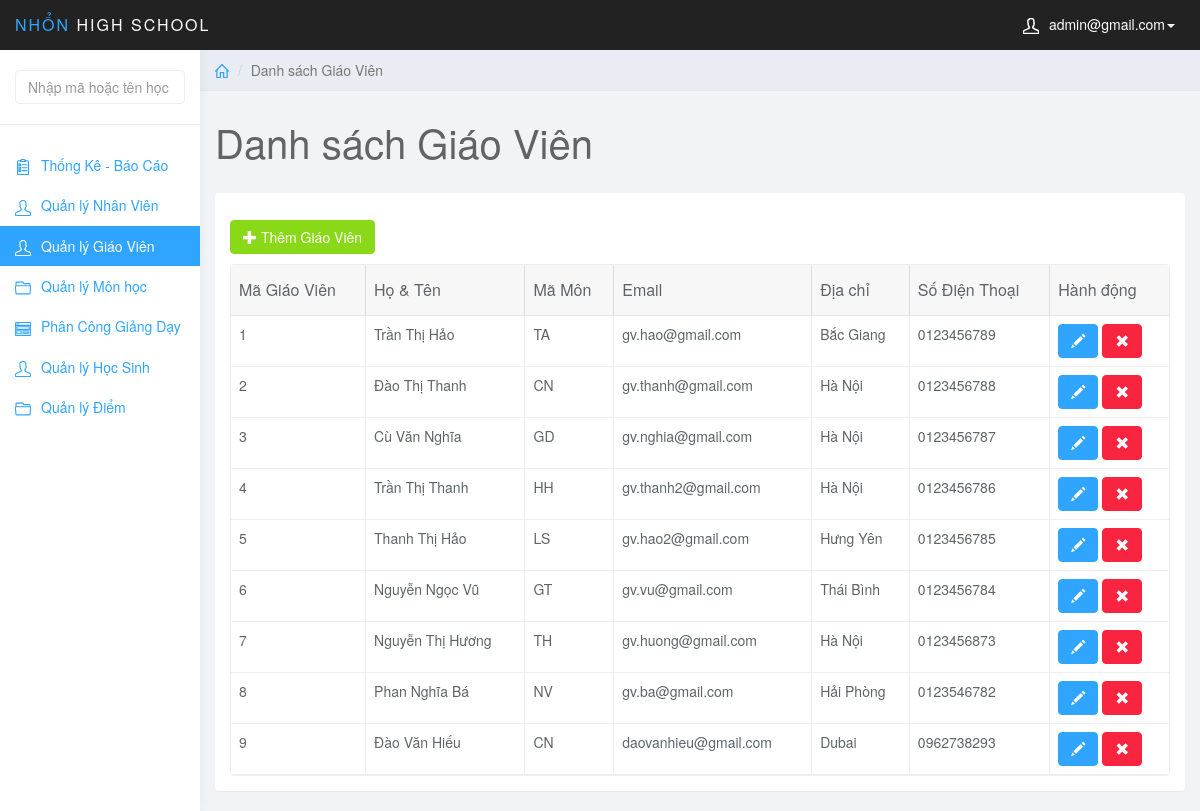
The app's page /admin/index.php?page=teacher (signed in) with its own data.
### tables this page shows
CREATE TABLE `giaovien` (
  `MaGV` int NOT NULL,
  `MaMonHoc` varchar(5) NOT NULL,
  `TenGV` varchar(50) NOT NULL,
  `DiaChi` varchar(50) NOT NULL,
  `SDT` varchar(11) NOT NULL,
  `gv_mail` varchar(50) NOT NULL,
  `gv_pass` varchar(50) NOT NULL,
  PRIMARY KEY (`MaGV`),
  UNIQUE KEY `SDT` (`SDT`),
  KEY `fk_gv_mh` (`MaMonHoc`),
  CONSTRAINT `fk_gv_mh` FOREIGN KEY (`MaMonHoc`) REFERENCES `monhoc` (`MaMonHoc`)
);

### admin/teacher.php (the view, shortened to what this page needs)
<?php
$sql = "SELECT * FROM giaovien ORDER BY MaGV ASC";
$query = mysqli_query($conn, $sql);
?>
<div class="col-sm-9 col-sm-offset-3 col-lg-10 col-lg-offset-2 main">
    <div class="row">
        <ol class="breadcrumb">
            <li><a href="index.php"><svg class="glyph stroked home">
                        <use xlink:href="#stroked-home"></use>
                    </svg></a></li>
            <li class="active">Danh sách Giáo Viên</li>
        </ol>
    </div>
    <div class="row">
        <div class="col-lg-12">
            <h1 class="page-header">Danh sách Giáo Viên</h1>
        </div>
    </div>
    <div id="toolbar" class="btn-group">
        <a href="index.php?page=add_teacher" class="btn btn-success">
            <i class="glyphicon glyphicon-plus"></i> Thêm Giáo Viên
        </a>
    </div>
    <div class="row">
        <div class="col-lg-12">
            <div class="panel panel-default">
                <div class="panel-body">
                    <table data-toolbar="#toolbar" data-toggle="table">
                        <thead>
                            <tr>
                                <th data-field="id" data-sortable="true">Mã Giáo Viên</th>
                                <th data-field="name" data-sortable="true">Họ & Tên</th>
                                <th>Mã Môn</th>
                                <th data-field="price" data-sortable="true">Email</th>
                                <th>Địa chỉ</th>
                                <th>Số Điện Thoại</th>
                                <th>Hành động</th>
                            </tr>
                        </thead>
                        <tbody>
                            <?php while ($row = mysqli_fetch_assoc($query)) {
                            ?>
                            <tr>
                                <td style=""><?php echo $row['MaGV']; ?></td>
                                <td style=""><?php echo $row['TenGV']; ?></td>
                                <td style=""><?php echo $row['MaMonHoc']; ?></td>
                                <td style=""><?php echo $row['gv_mail']; ?></td>
                                <td style=""><?php echo $row['DiaChi']; ?></td>
                                <td style=""><?php echo $row['SDT']; ?></td>
                                <td class="form-group">
                                    <a href="index.php?page=edit_teacher&teacher_id=<?php echo $row['MaGV']; ?>"
                                        class="btn btn-primary"><i class="glyphicon glyphicon-pencil"></i></a>
                                    <a onclick=" return thongbao();"
                                        href="del_teacher.php?teacher_id=<?php echo $row['MaGV']; ?>"
                                        class="btn btn-danger"><i class="glyphicon glyphicon-remove"></i></a>
                                </td>
                            </tr>
                            <?php } ?>
                        </tbody>
                    </table>
                </div>
            </div>
        </div>
    </div>
</div>

### admin/index.php (shortened to what this page needs)
<?php
if (isset($_SESSION['mail_user'])) {
    include_once('admin.php');
} elseif (isset($_SESSION['mail_gv'])) {
    include_once('../teacher/home_gv.php');
} else {
    include_once('login.php');
}

### admin/admin.php (shortened to what this page needs)
<!DOCTYPE html>
<html>
<head>
	<link href="css/bootstrap.min.css" rel="stylesheet">
	<link href="css/datepicker3.css" rel="stylesheet">
	<link href="css/bootstrap-table.css" rel="stylesheet">
	<link href="css/styles.css" rel="stylesheet">
</head>
<body>
	<nav class="navbar navbar-inverse navbar-fixed-top" role="navigation">
		<div class="container-fluid">
			<div class="navbar-header">
				<a class="navbar-brand" href="index.php?page=admin"><span>Nhổn</span> High School</a>
				<ul class="user-menu">
					<li class="dropdown pull-right">
						<a href="#" class="dropdown-toggle" data-toggle="dropdown"><svg class="glyph stroked male-user">
								<use xlink:href="#stroked-male-user"></use>
							</svg><?php echo $_SESSION['mail_user'] ?><span class="caret"></span></a>
					</li>
				</ul>
			</div>
		</div>
	</nav>
	<div id="sidebar-collapse" class="col-sm-3 col-lg-2 sidebar">
		<?php include_once('search_box.php'); ?>
		<ul class="nav menu">
			<li class="<?php if ($_GET['page'] == "admin") {
							echo "active";
						} ?>"><a href="index.php?page=admin"><svg class="glyph stroked clipboard with paper">
						<use xlink:href="#stroked-clipboard-with-paper" />
					</svg>Thống Kê - Báo Cáo</a></li>
			<li class="<?php if ($_GET['page'] == "user") {
							echo "active";
						} ?>"><a href="index.php?page=user"><svg class="glyph stroked male user ">
						<use xlink:href="#stroked-male-user" />
					</svg>Quản lý Nhân Viên</a></li>
			<li class="<?php if ($_GET['page'] == "teacher") {
							echo "active";
						} ?>"><a href="index.php?page=teacher"><svg class="glyph stroked male user ">
						<use xlink:href="#stroked-male-user" />
					</svg>Quản lý Giáo Viên</a></li>
			<li class="<?php if ($_GET['page'] == "monhoc") {
							echo "active";
						} ?>"><a href="index.php?page=monhoc"><svg class="glyph stroked male user ">
						<use xlink:href="#stroked-open-folder" />
					</svg>Quản lý Môn học</a></li>
			<li class="<?php if ($_GET['page'] == "assigned") {
							echo "active";
						} ?>"><a href="index.php?page=assigned"><svg class="glyph stroked male user ">
						<use xlink:href="#stroked-app-window-with-content" />
					</svg>Phân Công Giảng Dạy</a></li>
			<li class="<?php if ($_GET['page'] == "class") {
							echo "active";
						} ?>"><a href="index.php?page=class"><svg class="glyph stroked male user ">
						<use xlink:href="#stroked-male-user" />
					</svg>Quản lý Học Sinh</a></li>
			<li class="<?php if ($_GET['page'] == "diem") {
							echo "active";
						} ?>"><a href="index.php?page=diem"><svg class="glyph stroked open folder">
						<use xlink:href="#stroked-open-folder" />
					</svg>Quản lý Điểm</a></li>
		</ul>
	</div>
	<?php
	if (isset($_GET['page'])) {
		switch ($_GET['page']) {
			case 'teacher':
				include_once('teacher.php');
				break;
		}
	} else {
		include_once('statistic.php');
	}
	?>
</body>
</html>

### admin/search_box.php (shortened to what this page needs)
<form action="index.php" method="GET" role="search">
    <div class="form-group">
        <input name="keyword" type="text" class="form-control" placeholder="Nhập mã hoặc tên học sinh cần tìm">
    </div>
</form>

### admin/css/styles.css (style rules this page uses)
body { background: #f1f4f7; padding-top: 50px; color: #5f6468; }
a, a:hover, a:focus { color: #30a5ff; }
h1, h2, h3, h4, h5, h6 { color: #5f6468; }
h1 { font-weight: 300; font-size: 40px; }
.form-control { border: 1px solid #eee; box-shadow: none; }
.navbar-header .navbar-brand { color: #fff; font-size: 16px; text-transform: uppercase; font-weight: 500; letter-spacing: 2px; }
.navbar-header .navbar-brand span { color: #30a5ff; }
.btn-primary, .btn-primary:hover, .btn-primary:focus, .btn-primary:active, .btn-primary.active, .open > .dropdown-toggle.btn-primary, .btn-primary.disabled, .btn-primary[disabled], fieldset[disabled] .btn-primary, .btn-primary.disabled:hover, .btn-primary[disabled]:hover, fieldset[disabled] .btn-primary:hover, .btn-primary.disabled:focus, .btn-primary[disabled]:focus, fieldset[disabled] .btn-primary:focus, .btn-primary.disabled:active, .btn-primary[disabled]:active, fieldset[disabled] .btn-primary:active, .btn-primary.disabled.active, .btn-primary[disabled].active, fieldset[disabled] .btn-primary.active { background-color: #30a5ff; border-color: #30a5ff; }
.btn-success, .btn-success:hover, .btn-success:focus, .btn-success:active, .btn-success.active, .open > .dropdown-toggle.btn-success, .btn-success.disabled, .btn-success[disabled], fieldset[disabled] .btn-success, .btn-success.disabled:hover, .btn-success[disabled]:hover, fieldset[disabled] .btn-success:hover, .btn-success.disabled:focus, .btn-success[disabled]:focus, fieldset[disabled] .btn-success:focus, .btn-success.disabled:active, .btn-success[disabled]:active, fieldset[disabled] .btn-success:active, .btn-success.disabled.active, .btn-success[disabled].active, fieldset[disabled] .btn-success.active { background-color: #8ad919; border-color: #8ad919; }
.btn-danger, .btn-danger:hover, .btn-danger:focus, .btn-danger:active, .btn-danger.active, .open > .dropdown-toggle.btn-danger, .btn-danger.disabled, .btn-danger[disabled], fieldset[disabled] .btn-danger, .btn-danger.disabled:hover, .btn-danger[disabled]:hover, fieldset[disabled] .btn-danger:hover, .btn-danger.disabled:focus, .btn-danger[disabled]:focus, fieldset[disabled] .btn-danger:focus, .btn-danger.disabled:active, .btn-danger[disabled]:active, fieldset[disabled] .btn-danger:active, .btn-danger.disabled.active, .btn-danger[disabled].active, fieldset[disabled] .btn-danger.active { background-color: #f9243f; border-color: #f9243f; }
.panel { border: 0; }
.navbar { border: 0; }
.user-menu { display: inline-block; margin-top: 14px; margin-right: 10px; float: right; list-style: none; padding: 0; }
.user-menu a { color: #fff; }
.sidebar { display: block; background-color: #fff; padding: 0; display: none; }
.sidebar form { padding: 20px 15px 5px 15px; border-bottom: 1px solid #eee; margin-bottom: 20px; }
@media (min-width: 768px) { .sidebar { display: block; position: fixed; top: 50px; bottom: 0; left: 0; z-index: 1000; display: block; margin: 0; padding: 0; overflow-x: hidden; overflow-y: auto; background-color: #fff; box-shadow: 1px 0px 10px rgba(0, 0, 0, .05); } }
@media (min-width: 768px) { .navbar-header { width: 100%; } }
.sidebar ul.nav .active a, .sidebar ul.nav li.parent a.active, .sidebar ul.nav .active > a:hover, .sidebar ul.nav li.parent a.active:hover, .sidebar ul.nav .active > a:focus, .sidebar ul.nav li.parent a.active:focus { color: #fff; background-color: #30a5ff; }
.breadcrumb { border-radius: 0; padding: 10px 15px; background: #e9ecf2; box-shadow: 0 1px 1px rgba(0, 0, 0, .05); margin: 0 ; }
h1.page-header { margin-top: 30px; border-bottom: 0; }
.table { background: #fff; }
.sidebar .glyph, .user-menu .glyph { height: 16px; width: 16px; margin: 0 10px 0 0; stroke-width: 3px; }
.user-menu .glyph { stroke-width: 4px; }
.breadcrumb .glyph { height: 14px; width: 14px; margin: -2px 0 0 0; stroke-width: 4px; }

### records on screen
giaovien: MaGV "1", TenGV "Trần Thị Hảo", MaMonHoc "TA", gv_mail "gv.hao@gmail.com", DiaChi "Bắc Giang", SDT "0123456789"
giaovien: MaGV "2", TenGV "Đào Thị Thanh", MaMonHoc "CN", gv_mail "gv.thanh@gmail.com", DiaChi "Hà Nội", SDT "0123456788"
giaovien: MaGV "3", TenGV "Cù Văn Nghĩa", MaMonHoc "GD", gv_mail "gv.nghia@gmail.com", DiaChi "Hà Nội", SDT "0123456787"
giaovien: MaGV "4", TenGV "Trần Thị Thanh", MaMonHoc "HH", gv_mail "gv.thanh2@gmail.com", DiaChi "Hà Nội", SDT "0123456786"
giaovien: MaGV "5", TenGV "Thanh Thị Hảo", MaMonHoc "LS", gv_mail "gv.hao2@gmail.com", DiaChi "Hưng Yên", SDT "0123456785"
giaovien: MaGV "6", TenGV "Nguyễn Ngọc Vũ", MaMonHoc "GT", gv_mail "gv.vu@gmail.com", DiaChi "Thái Bình", SDT "0123456784"
giaovien: MaGV "7", TenGV "Nguyễn Thị Hương", MaMonHoc "TH", gv_mail "gv.huong@gmail.com", DiaChi "Hà Nội", SDT "0123456873"
giaovien: MaGV "8", TenGV "Phan Nghĩa Bá", MaMonHoc "NV", gv_mail "gv.ba@gmail.com", DiaChi "Hải Phòng", SDT "0123546782"
giaovien: MaGV "9", TenGV "Đào Văn Hiếu", MaMonHoc "CN", gv_mail "daovanhieu@gmail.com", DiaChi "Dubai", SDT "0962738293"

### other values on screen
$_SESSION['mail_user'] "admin@gmail.com"
